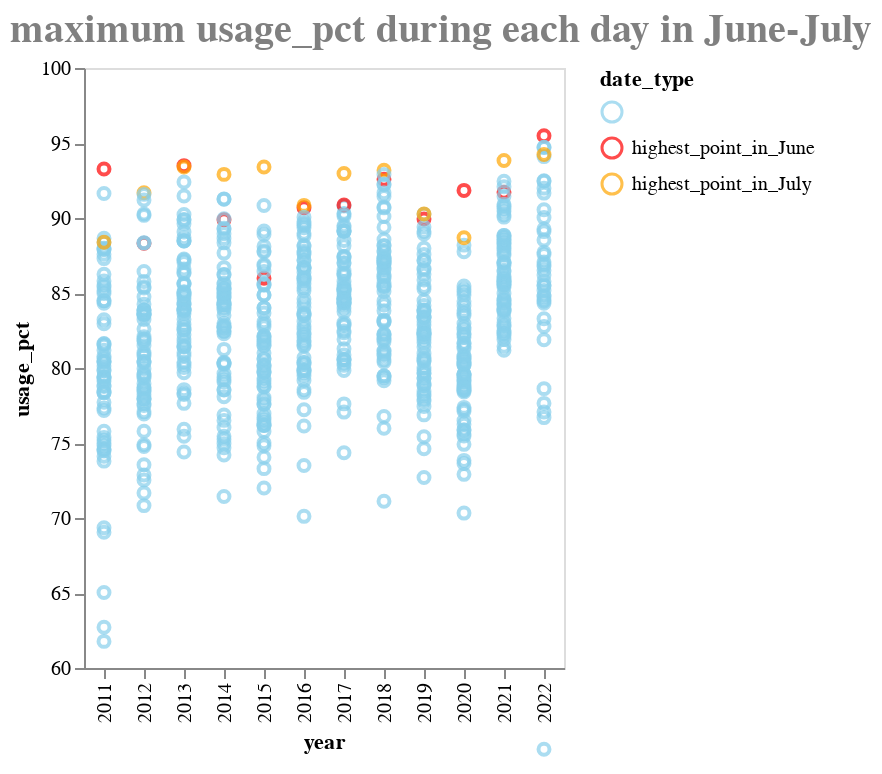

Notebook source saved alongside this figure:
### Code cell
months =[6,7]

source = usage_df.resample('D',on='entryfor')[['year','usage_pct']].max().reset_index()
source = source[source.year>=2011]
source = source[source.entryfor.dt.month.isin(months)]

source['date_type'] = ''

for month in months:
    month_name = pd.to_datetime(month,format='%m').strftime('%B')
    highest = source[source.entryfor.dt.month==month].groupby('year').usage_pct.max().to_dict()
    source.loc[(source.entryfor.dt.month==month)&(source.usage_pct==source.year.map(highest)),'date_type'] = f'highest_point_in_{month_name}'


domain = source.date_type.unique()
range_ = ['skyblue','red','orange']
    
chart = alt.Chart(source).mark_point().encode(
    x='year:N',
    y=alt.Y(
        'usage_pct:Q',
         scale=alt.Scale(domain=(60, 100))
    ),
    #color='date_type:N'
    color =alt.Color('date_type:N', scale=alt.Scale(domain=domain, range=range_))
).configure_axis(
    grid=False
).properties(
    title='maximum usage_pct during each day in June-July'
)

chart.configure_title(
    fontSize=20,
    font='Courier',
    anchor='start',
    color='gray'
)

### Figure 1 — Vega-Lite specification as saved in the notebook (floating-point values rounded to 4 significant figures; data arrays with more than 128 entries replaced by an {"elided": "..."} marker saying what was removed)
{"config": {"view": {"continuousWidth": 400, "continuousHeight": 300}, "axis": {"grid": false}, "title": {"anchor": "start", "color": "gray", "font": "Courier", "fontSize": 20}}, "data": {"name": "data-539ac047c955eed55b67166de732e63a"}, "mark": "point", "encoding": {"color": {"field": "date_type", "scale": {"domain": ["", "highest_point_in_June", "highest_point_in_July"], "range": ["skyblue", "red", "orange"]}, "type": "nominal"}, "x": {"field": "year", "type": "nominal"}, "y": {"field": "usage_pct", "scale": {"domain": [60, 100]}, "type": "quantitative"}}, "title": "maximum usage_pct during each day in June-July", "$schema": "https://vega.github.io/schema/vega-lite/v4.17.0.json", "datasets": {"data-539ac047c955eed55b67166de732e63a": {"elided": "709 records"}}}
